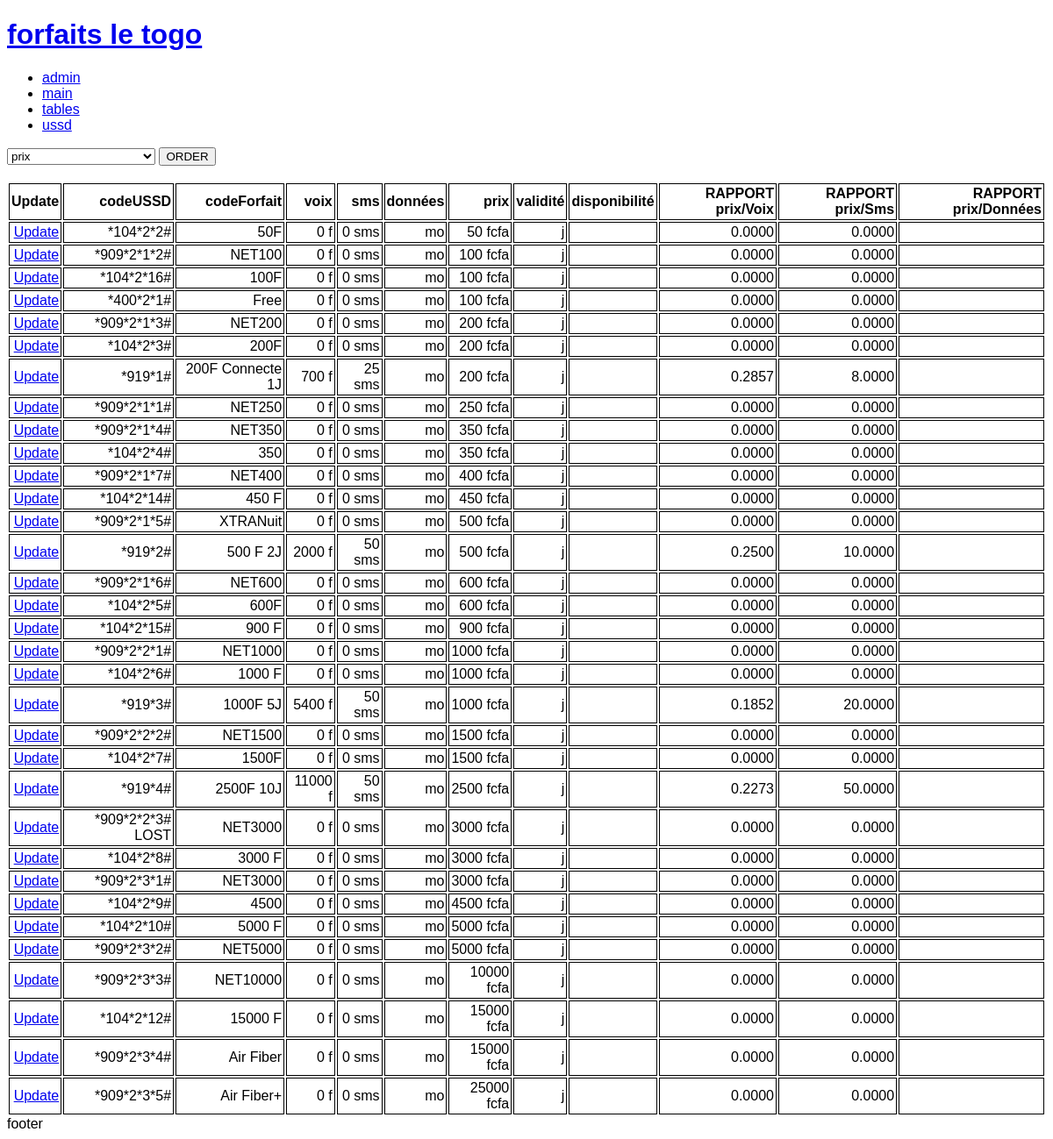
/flt/tables/index.php, run on the app's committed database.
### tables this page shows
CREATE TABLE `togocel` (
  `idForfait` int(11) NOT NULL,
  `codeUSSD` varchar(255) NOT NULL,
  `codeForfait` varchar(255) NOT NULL,
  `voix__f_` int(11) NOT NULL,
  `sms__sms_` int(11) NOT NULL,
  `donnees__mo_` int(11) NOT NULL,
  `prix__fcfa_` int(11) NOT NULL,
  `validite__j_` int(11) NOT NULL,
  `disponibilite` varchar(255) NOT NULL,
  `rapport_donneesPrix` decimal(11,4) GENERATED ALWAYS AS (`donnees__mo_` / `prix__fcfa_`) STORED,
  `rapport_prixDonnees` decimal(11,4) NOT NULL,
  `rapport_validitePrix` decimal(11,4) NOT NULL,
  `rapport_prixValidite` decimal(11,4) NOT NULL,
  `rapport_validiteDonnees` decimal(11,4) NOT NULL,
  `rapport_donneesValidite` decimal(11,4) NOT NULL,
  `rapport_prixSms` decimal(11,4) NOT NULL,
  `rapport_smsPrix` decimal(11,4) NOT NULL,
  `rapport_prixVoix` decimal(11,4) NOT NULL,
  `rapport_voixPrix` decimal(11,4) NOT NULL,
  `rapport_validiteSms` decimal(11,4) NOT NULL,
  `rapport_smsValidite` decimal(11,4) NOT NULL,
  `rapport_validiteVoix` decimal(11,4) NOT NULL,
  `rapport_voixValidite` decimal(11,4) NOT NULL,
  `rapport_donneesSms` decimal(11,4) NOT NULL,
  `rapport_smsDonnees` decimal(11,4) NOT NULL,
  `rapport_donneesVoix` decimal(11,4) NOT NULL,
  `rapport_voixDonnees` decimal(11,4) NOT NULL,
  `rapport_smsVoix` decimal(11,4) NOT NULL,
  `rapport_voixSms` decimal(11,4) NOT NULL
);

### flt/tables/index.php (called while the page is built, shortened)
<?php
include("../inc.php");
include("../head.php");
include("flt_tables.php");
include("../footer.php");

### flt/tables/flt_tables.php (the view, shortened to what this page needs)
<?php
$orderr = "prix__fcfa_";
$selectt = $bdd->prepare("select * from togocel order by " . $orderr . " ASC");
$selectt->execute();
$oprix = "";
switch ($orderr) {
    case 'prix__fcfa_':
        $oprix = "selected";
        break;
}
?>
<form action="" method="GET" id="myOrder">
    <select name="orderr" id="">
        <option value="prix__fcfa_" <?php echo $oprix ?>>prix</option>
    </select>
    <input type="submit" value="ORDER" name="order">
</form>
<br>
<table>
    <tr id="tablehead">
        <th>Update</th>
        <th>codeUSSD</th>
        <th>codeForfait</th>
        <th>voix</th>
        <th>sms</th>
        <th>données</th>
        <th>prix</th>
        <th>validité</th>
        <th>disponibilité</th>
        <th>RAPPORT prix/Voix</th>
        <th>RAPPORT prix/Sms</th>
        <th>RAPPORT prix/Données</th>
    </tr>
    <?php while ($fetcht = $selectt->fetch()) { ?>
        <tr>
            <td> <a href="../admin/index.php?idForfait=<?php echo $fetcht["idForfait"] ?>">Update</a> </td>
            <td> <?php echo $fetcht["codeUSSD"] ?> </td>
            <td> <?php echo $fetcht["codeForfait"] ?> </td>
            <td> <?php echo $fetcht["voix__f_"] ?> f </td>
            <td> <?php echo $fetcht["sms__sms_"] ?> sms </td>
            <td> <?php echo $fetcht["données__mo_"] ?> mo </td>
            <td> <?php echo $fetcht["prix__fcfa_"] ?> fcfa </td>
            <td> <?php echo $fetcht["validité__j_"] ?> j </td>
            <td> <?php echo $fetcht["disponibilité"] ?> </td>
            <td> <?php echo $fetcht["rapport_prixVoix"] ?> </td>
            <td> <?php echo $fetcht["rapport_prixSms"] ?> </td>
            <td> <?php echo $fetcht["rapport_prixDonnées"] ?> </td>
        </tr>
    <?php } ?>
</table>

### data on the page
togocel: codeUSSD "*104*2*2#", codeForfait "50F", voix__f_ "0", sms__sms_ "0", prix__fcfa_ "50", rapport_prixVoix "0.0000", rapport_prixSms "0.0000"
togocel: codeUSSD "*909*2*1*2#", codeForfait "NET100", voix__f_ "0", sms__sms_ "0", prix__fcfa_ "100", rapport_prixVoix "0.0000", rapport_prixSms "0.0000"
togocel: codeUSSD "*104*2*16#", codeForfait "100F", voix__f_ "0", sms__sms_ "0", prix__fcfa_ "100", rapport_prixVoix "0.0000", rapport_prixSms "0.0000"
togocel: codeUSSD "*400*2*1#", codeForfait "Free", voix__f_ "0", sms__sms_ "0", prix__fcfa_ "100", rapport_prixVoix "0.0000", rapport_prixSms "0.0000"
togocel: codeUSSD "*909*2*1*3#", codeForfait "NET200", voix__f_ "0", sms__sms_ "0", prix__fcfa_ "200", rapport_prixVoix "0.0000", rapport_prixSms "0.0000"
togocel: codeUSSD "*104*2*3#", codeForfait "200F", voix__f_ "0", sms__sms_ "0", prix__fcfa_ "200", rapport_prixVoix "0.0000", rapport_prixSms "0.0000"
togocel: codeUSSD "*919*1#", codeForfait "200F Connecte 1J", voix__f_ "700", sms__sms_ "25", prix__fcfa_ "200", rapport_prixVoix "0.2857", rapport_prixSms "8.0000"
togocel: codeUSSD "*909*2*1*1#", codeForfait "NET250", voix__f_ "0", sms__sms_ "0", prix__fcfa_ "250", rapport_prixVoix "0.0000", rapport_prixSms "0.0000"
togocel: codeUSSD "*909*2*1*4#", codeForfait "NET350", voix__f_ "0", sms__sms_ "0", prix__fcfa_ "350", rapport_prixVoix "0.0000", rapport_prixSms "0.0000"
togocel: codeUSSD "*104*2*4#", codeForfait "350", voix__f_ "0", sms__sms_ "0", prix__fcfa_ "350", rapport_prixVoix "0.0000", rapport_prixSms "0.0000"
togocel: codeUSSD "*909*2*1*7#", codeForfait "NET400", voix__f_ "0", sms__sms_ "0", prix__fcfa_ "400", rapport_prixVoix "0.0000", rapport_prixSms "0.0000"
togocel: codeUSSD "*104*2*14#", codeForfait "450 F", voix__f_ "0", sms__sms_ "0", prix__fcfa_ "450", rapport_prixVoix "0.0000", rapport_prixSms "0.0000"
togocel: codeUSSD "*909*2*1*5#", codeForfait "XTRANuit", voix__f_ "0", sms__sms_ "0", prix__fcfa_ "500", rapport_prixVoix "0.0000", rapport_prixSms "0.0000"
togocel: codeUSSD "*919*2#", codeForfait "500 F 2J", voix__f_ "2000", sms__sms_ "50", prix__fcfa_ "500", rapport_prixVoix "0.2500", rapport_prixSms "10.0000"
togocel: codeUSSD "*909*2*1*6#", codeForfait "NET600", voix__f_ "0", sms__sms_ "0", prix__fcfa_ "600", rapport_prixVoix "0.0000", rapport_prixSms "0.0000"
togocel: codeUSSD "*104*2*5#", codeForfait "600F", voix__f_ "0", sms__sms_ "0", prix__fcfa_ "600", rapport_prixVoix "0.0000", rapport_prixSms "0.0000"
togocel: codeUSSD "*104*2*15#", codeForfait "900 F", voix__f_ "0", sms__sms_ "0", prix__fcfa_ "900", rapport_prixVoix "0.0000", rapport_prixSms "0.0000"
togocel: codeUSSD "*909*2*2*1#", codeForfait "NET1000", voix__f_ "0", sms__sms_ "0", prix__fcfa_ "1000", rapport_prixVoix "0.0000", rapport_prixSms "0.0000"
togocel: codeUSSD "*104*2*6#", codeForfait "1000 F", voix__f_ "0", sms__sms_ "0", prix__fcfa_ "1000", rapport_prixVoix "0.0000", rapport_prixSms "0.0000"
togocel: codeUSSD "*919*3#", codeForfait "1000F 5J", voix__f_ "5400", sms__sms_ "50", prix__fcfa_ "1000", rapport_prixVoix "0.1852", rapport_prixSms "20.0000"
togocel: codeUSSD "*909*2*2*2#", codeForfait "NET1500", voix__f_ "0", sms__sms_ "0", prix__fcfa_ "1500", rapport_prixVoix "0.0000", rapport_prixSms "0.0000"
togocel: codeUSSD "*104*2*7#", codeForfait "1500F", voix__f_ "0", sms__sms_ "0", prix__fcfa_ "1500", rapport_prixVoix "0.0000", rapport_prixSms "0.0000"
togocel: codeUSSD "*919*4#", codeForfait "2500F 10J", voix__f_ "11000", sms__sms_ "50", prix__fcfa_ "2500", rapport_prixVoix "0.2273", rapport_prixSms "50.0000"
togocel: codeUSSD "*909*2*2*3# LOST", codeForfait "NET3000", voix__f_ "0", sms__sms_ "0", prix__fcfa_ "3000", rapport_prixVoix "0.0000", rapport_prixSms "0.0000"
togocel: codeUSSD "*104*2*8#", codeForfait "3000 F", voix__f_ "0", sms__sms_ "0", prix__fcfa_ "3000", rapport_prixVoix "0.0000", rapport_prixSms "0.0000"
togocel: codeUSSD "*909*2*3*1#", codeForfait "NET3000", voix__f_ "0", sms__sms_ "0", prix__fcfa_ "3000", rapport_prixVoix "0.0000", rapport_prixSms "0.0000"
togocel: codeUSSD "*104*2*9#", codeForfait "4500", voix__f_ "0", sms__sms_ "0", prix__fcfa_ "4500", rapport_prixVoix "0.0000", rapport_prixSms "0.0000"
togocel: codeUSSD "*104*2*10#", codeForfait "5000 F", voix__f_ "0", sms__sms_ "0", prix__fcfa_ "5000", rapport_prixVoix "0.0000", rapport_prixSms "0.0000"
togocel: codeUSSD "*909*2*3*2#", codeForfait "NET5000", voix__f_ "0", sms__sms_ "0", prix__fcfa_ "5000", rapport_prixVoix "0.0000", rapport_prixSms "0.0000"
togocel: codeUSSD "*909*2*3*3#", codeForfait "NET10000", voix__f_ "0", sms__sms_ "0", prix__fcfa_ "10000", rapport_prixVoix "0.0000", rapport_prixSms "0.0000"
togocel: codeUSSD "*104*2*12#", codeForfait "15000 F", voix__f_ "0", sms__sms_ "0", prix__fcfa_ "15000", rapport_prixVoix "0.0000", rapport_prixSms "0.0000"
togocel: codeUSSD "*909*2*3*4#", codeForfait "Air Fiber", voix__f_ "0", sms__sms_ "0", prix__fcfa_ "15000", rapport_prixVoix "0.0000", rapport_prixSms "0.0000"
togocel: codeUSSD "*909*2*3*5#", codeForfait "Air Fiber+", voix__f_ "0", sms__sms_ "0", prix__fcfa_ "25000", rapport_prixVoix "0.0000", rapport_prixSms "0.0000"
